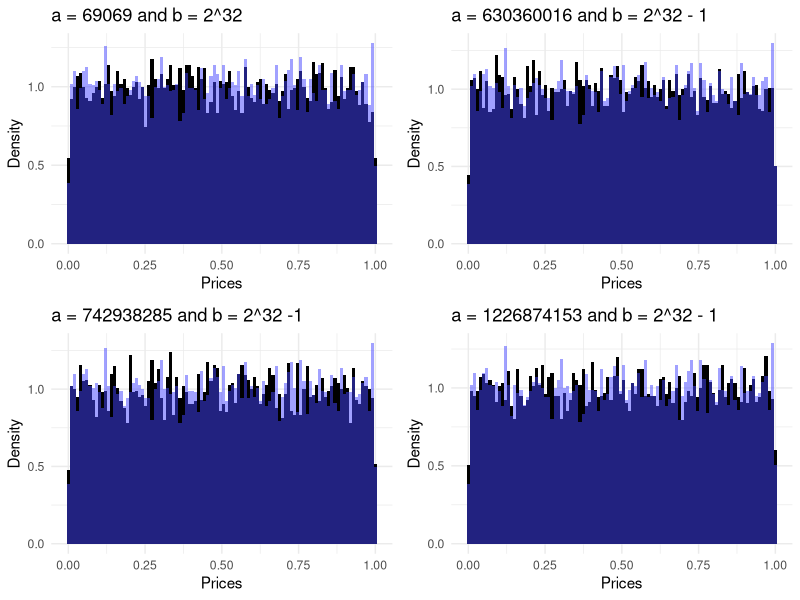

Here is the R script that generated this plot:
## ---- chunk 1
knitr::opts_chunk$set(echo = TRUE)
library(ggplot2)
library(gridExtra)
## ---- chunk 2

congruential_generator = function(a, m, x_zero, nmax) {
  
  if (nmax%%1 != 0) stop("nmax has to be an integer")
  
  storage = vector(mode = "numeric", length = nmax)
  storage[1] = x_zero
  
  for (i in 1:(nmax-1)) {
    storage[i+1] = ((a * storage[i]) %% m)
  }
  
  return(storage/m)
}

## ---- chunk 3

prs_1 = congruential_generator(69069, 2^32, 9999, 10000)
prs_2 = congruential_generator(630360016, (2^32-1), 690690, 10000)
prs_3 = congruential_generator(742938285, (2^32-1), 690690, 10000)
prs_4 = congruential_generator(1226874153, (2^32-1), 690690, 10000)

unif_samples = runif(10000)

## ---- chunk 4

prs_1_df = data.frame(prs_1)
prs_2_df = data.frame(prs_2)
prs_3_df = data.frame(prs_2)
prs_4_df = data.frame(prs_2)
unif_samples_df = data.frame(unif_samples)

p1 = ggplot(prs_1_df) +
  geom_histogram(aes(x = prs_1, y=..density..),
                 fill = "black", bins = 100) +
   geom_histogram(aes(x = unif_samples, y=..density..),
                 fill = "#4444ff", bins = 100, data = unif_samples_df, alpha = 0.5) +
  labs(title = "a = 69069 and b = 2^32",
  y = "Density",
  x = "Prices", color = "Legend") +
  theme_minimal()

p2 = ggplot(prs_2_df) +
  geom_histogram(aes(x = prs_2, y=..density..),
                 fill = "black", bins = 100) +
   geom_histogram(aes(x = unif_samples, y=..density..),
                 fill = "#4444ff", bins = 100, data = unif_samples_df, alpha = 0.5) +
  labs(title = "a = 630360016 and b = 2^32 - 1",
  y = "Density",
  x = "Prices", color = "Legend") +
  theme_minimal()

p3 = ggplot(prs_3_df) +
  geom_histogram(aes(x = prs_3, y=..density..),
                 fill = "black", bins = 100) +
   geom_histogram(aes(x = unif_samples, y=..density..),
                 fill = "#4444ff", bins = 100, data = unif_samples_df, alpha = 0.5) +
  labs(title = "a = 742938285 and b = 2^32 -1",
  y = "Density",
  x = "Prices", color = "Legend") +
  theme_minimal()

p4 = ggplot(prs_4_df) +
  geom_histogram(aes(x = prs_4, y=..density..),
                 fill = "black", bins = 100) +
   geom_histogram(aes(x = unif_samples, y=..density..),
                 fill = "#4444ff", bins = 100, data = unif_samples_df, alpha = 0.5) +
  labs(title = "a = 1226874153 and b = 2^32 - 1",
  y = "Density",
  x = "Prices", color = "Legend") +
  theme_minimal()

grid.arrange(p1, p2, p3, p4, nrow = 2)
## ---- chunk 5
print(ks.test(x = prs_1, y = "pnorm"))
## ---- chunk 6
print(ks.test(x = prs_2, y = "pnorm"))
## ---- chunk 7
print(ks.test(x = prs_3, y = "pnorm"))
## ---- chunk 8
print(ks.test(x = prs_4, y = "pnorm"))
## ---- chunk 9
print(ks.test(x = unif_samples_df, y = "pnorm"))
